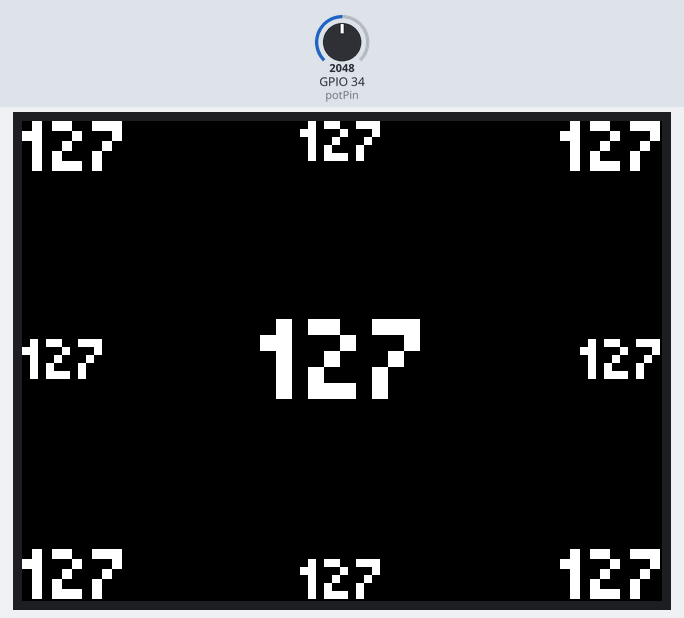
Simulated run of this sketch. Board: ESP32. On the bench: 320×240 colour display. Inputs (shaded band) come from the test bench; at power-on: GPIO 34 (potPin) = 2048.

Above: at 1.4 s.
1.5 s: GPIO 34 (potPin) set to 2866
At 2.1 s:
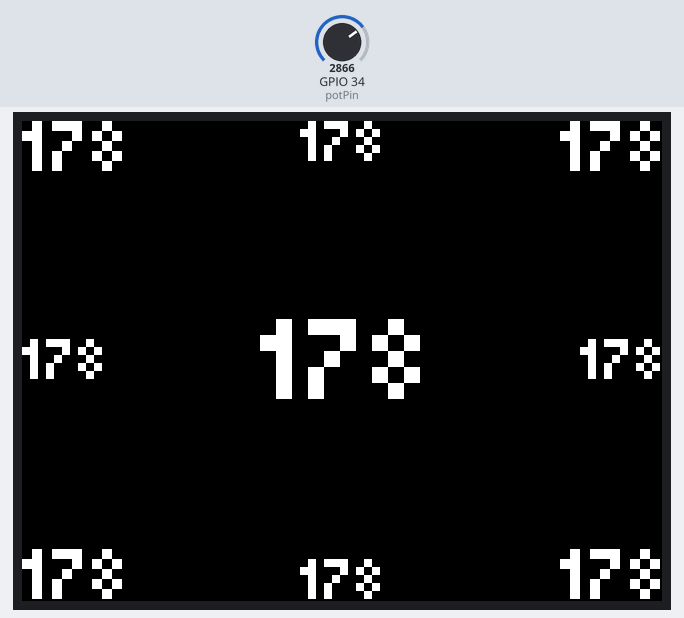
4.5 s: GPIO 34 (potPin) set to 3603
At 5.7 s:
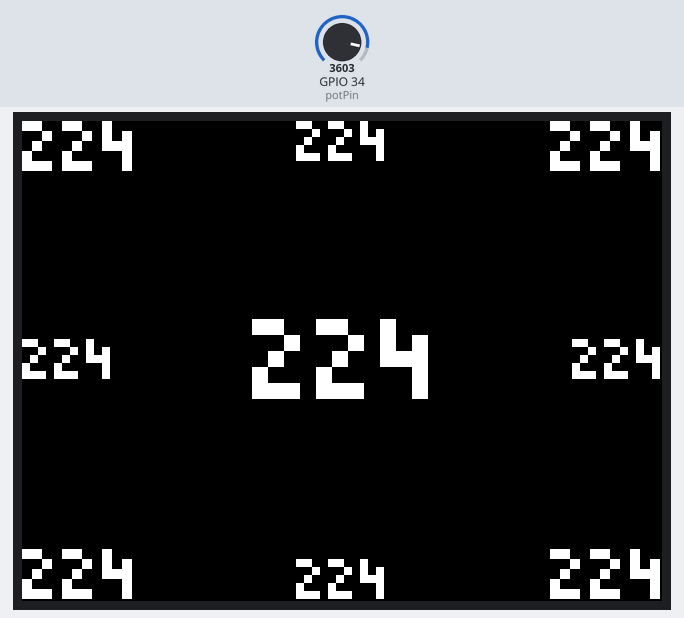
7.5 s: GPIO 34 (potPin) set to 4095
At 8.3 s:
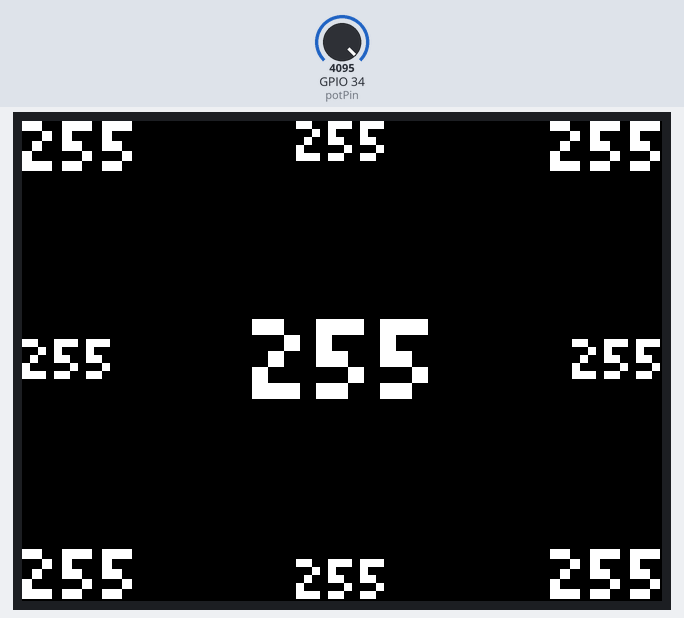
Timing chart, 0 to 10.5 s (numbered marks = the images above; inputs shaded):
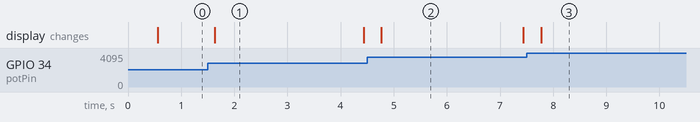

Measured:
- after the input at 1.5 s, the display: changes after 0.13 s (image 1)
- after the input at 4.5 s, the display: changes after 0.27 s (image 2)
- after the input at 7.5 s, the display: changes after 0.27 s (image 3)
- what the display in image 1 shows lasts 2.8 s, from 1.6 s to 4.4 s
- what the display in image 2 shows lasts 2.6 s, from 4.8 s to 7.4 s

The sketch:

ili9341_fontAligns.ino
```cpp
#include <SPI.h>
#include <Adafruit_GFX.h>
#include <Adafruit_ILI9341.h>
#include <Fonts/Picopixel.h>

#define TFT_DC 2
#define TFT_CS 15
Adafruit_ILI9341 display = Adafruit_ILI9341(TFT_CS, TFT_DC);

#define potPin 34


/************************************************/
/* Funktion zum Ausrichten der STANDARD-Schrift */
/************************************************/

void standardFontAlign(const String &lorem, int option, int x, int y, int fontScale, int fontColor){

  int16_t x1, y1;
  uint16_t w, h;

  display.setTextSize(fontScale);
  display.setTextColor(fontColor);
  display.getTextBounds(lorem, x, y, &x1, &y1, &w, &h);       //Größe des Textes berechnen

  if(option == 0){
    display.setCursor(x-w/2, y);                              //MITTE OBEN

  } else if(option == 1){
    display.setCursor(x-w, y);                                //RECHTS OBEN

  } else if(option == 2){
    display.setCursor(x-w, y-h/2);                            //RECHTS MITTE

  } else if(option == 3){
    display.setCursor(x-w, y-h);                              //RECHTS UNTEN

  } else if(option == 4){
    display.setCursor(x-w/2, y-h);                            //MITTE UNTEN

  } else if(option == 5){
    display.setCursor(x, y-h);                                //LINKS UNTEN

  } else if(option == 6){
    display.setCursor(x, y-h/2);                              //LINKS MITTE

  } else if(option == 7){
    display.setCursor(x, y);                                  //LINKS OBEN

  } else if(option == 8){
    display.setCursor(x-w/2, y-h/2);                          //MITTE MITTE

  }

  display.print(lorem);

}


/******************************************************/
/* Funktion zum Ausrichten SELBST GEWÄHLTER Schriften */
/******************************************************/
void customFontAlign(const String &lorem, int option, int x, int y, int fontScale, int fontColor){

  int16_t x1, y1;
  uint16_t w, h;

  display.setTextSize(fontScale);
  display.setTextColor(fontColor);
  display.getTextBounds(lorem, x, y, &x1, &y1, &w, &h);         //Größe des Textes berechnen

  if(option == 0){
    display.setCursor(x-w/2, y+h-fontScale);                              //MITTE OBEN

  } else if(option == 1){
    display.setCursor(x-w, y+h-fontScale);                                //RECHTS OBEN

  } else if(option == 2){
    display.setCursor(x-w, y+h/2-fontScale);                              //RECHTS MITTE

  } else if(option == 3){
    display.setCursor(x-w, y-fontScale);                                  //RECHTS UNTEN

  } else if(option == 4){
    display.setCursor(x-w/2, y-fontScale);                            	  //MITTE UNTEN

  } else if(option == 5){
    display.setCursor(x, y-fontScale);                                	  //LINKS UNTEN

  } else if(option == 6){
    display.setCursor(x, y+h/2-fontScale);				                        //LINKS MITTE

  } else if(option == 7){
    display.setCursor(x, y+h-fontScale);                                  //LINKS OBEN

  } else if(option == 8){
    display.setCursor(x-w/2, y+h/2-fontScale);				                    //MITTE MITTE

  }

  display.print(lorem);

}


void setup() {

  display.begin();
  display.setRotation(1);

  display.fillScreen(ILI9341_BLACK);

  display.setTextWrap(false);
  display.setFont(&Picopixel);      //muss auskommentiert werden, wenn man standardFontAlign verwenden möchte


}

void loop() {

  int potValue = map(analogRead(potPin),0,4095,0,255);

  display.fillScreen(ILI9341_BLACK);


  customFontAlign(String(potValue), 0, 159, 0, 4, ILI9341_WHITE);
  customFontAlign(String(potValue), 1, 319, 0, 5, ILI9341_WHITE);
  customFontAlign(String(potValue), 2, 319, 119, 4, ILI9341_WHITE);
  customFontAlign(String(potValue), 3, 319, 239, 5, ILI9341_WHITE);
  customFontAlign(String(potValue), 4, 159, 239, 4, ILI9341_WHITE);
  customFontAlign(String(potValue), 5, 0, 239, 5, ILI9341_WHITE);
  customFontAlign(String(potValue), 6, 0, 119, 4, ILI9341_WHITE);
  customFontAlign(String(potValue), 7, 0, 0, 5, ILI9341_WHITE);
  customFontAlign(String(potValue), 8, 159, 119, 8, ILI9341_WHITE);


/*
  standardFontAlign(String(potValue), 0, 159, 0, 4, ILI9341_WHITE);
  standardFontAlign(String(potValue), 1, 319, 0, 4, ILI9341_WHITE);
  standardFontAlign(String(potValue), 2, 319, 119, 4, ILI9341_WHITE);
  standardFontAlign(String(potValue), 3, 319, 239, 4, ILI9341_WHITE);
  standardFontAlign(String(potValue), 4, 159, 239, 4, ILI9341_WHITE);
  standardFontAlign(String(potValue), 5, 0, 239, 4, ILI9341_WHITE);
  standardFontAlign(String(potValue), 6, 0, 119, 4, ILI9341_WHITE);
  standardFontAlign(String(potValue), 7, 0, 0, 4, ILI9341_WHITE);
  standardFontAlign(String(potValue), 8, 159, 119, 4, ILI9341_WHITE);
*/


}
```
